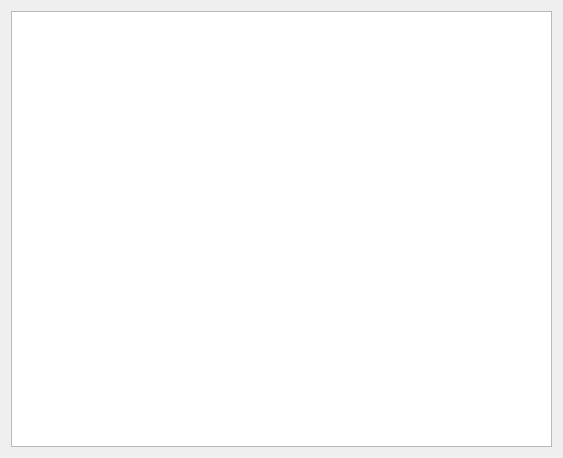
<?xml version="1.0" encoding="UTF-8"?>
<ui version="4.0">
 <class>SecondWindow</class>
 <widget class="QDialog" name="SecondWindow">
  <property name="geometry">
   <rect>
    <x>0</x>
    <y>0</y>
    <width>563</width>
    <height>458</height>
   </rect>
  </property>
  <property name="windowTitle">
   <string>Dialog</string>
  </property>
  <layout class="QGridLayout" name="gridLayout">
   <item row="0" column="0">
    <widget class="QTableWidget" name="tableWidget"/>
   </item>
  </layout>
 </widget>
 <resources/>
 <connections/>
</ui>
